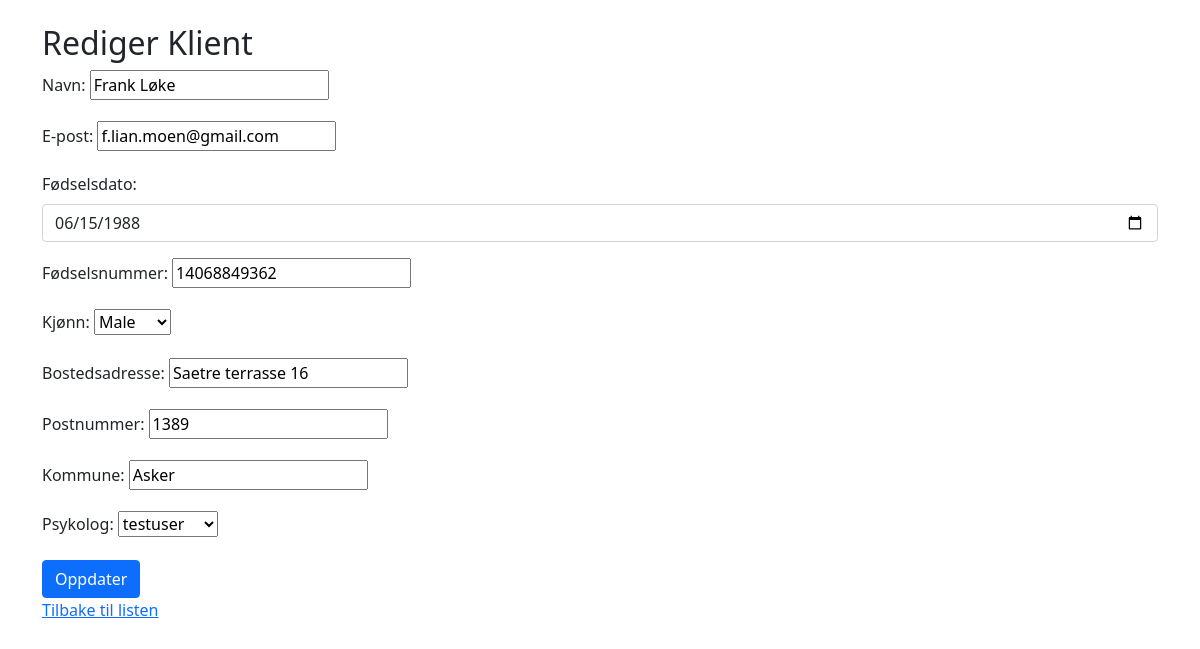
/journals/clients/6/edit/ (signed in), run on the app's committed database.
### journals/models.py (models this page shows)
class Client(models.Model):
    name = models.CharField(max_length=100)
    email = models.EmailField()
    psychologist = models.ForeignKey(User, on_delete=models.CASCADE)
    birth_date = models.DateField(null=True, blank=True)
    personal_number = models.CharField(max_length=11, null=True, blank=True)
    gender = models.CharField(max_length=10, choices=[('M', 'Male'), ('F', 'Female'), ('O', 'Other')], null=True, blank=True)
    address = models.CharField(max_length=255, null=True, blank=True)
    postal_code = models.CharField(max_length=10, null=True, blank=True)
    municipality = models.CharField(max_length=100, null=True, blank=True)

### journals/views.py (the view)
# urls.py: path('clients/<int:pk>/edit/', views.client_edit, name='client_edit'),
@login_required
def client_edit(request, pk):
    client = get_object_or_404(Client, pk=pk)
    if request.method == 'POST':
        form = ClientForm(request.POST, instance=client)
        if form.is_valid():
            form.save()
            return redirect('client_detail', pk=pk)
    else:
        form = ClientForm(instance=client)
    return render(request, 'journals/client_form.html', {'form': form})

### journals/forms.py
class ClientForm(forms.ModelForm):
    class Meta:
        model = Client
        fields = [
            'name', 'email', 'birth_date', 'personal_number', 'gender',
            'address', 'postal_code', 'municipality', 'psychologist'
        ]
        widgets = {
            'birth_date': forms.DateInput(attrs={'class': 'form-control', 'type': 'date'}),
        }

### journals/templates/journals/client_form.html (shortened to what this page needs)
{% load static %}
<!DOCTYPE html>
<html lang="no">
<head>
    <link href="https://cdn.jsdelivr.net/npm/bootstrap@5.1.3/dist/css/bootstrap.min.css" rel="stylesheet">
    <link rel="stylesheet" href="//code.jquery.com/ui/1.12.1/themes/base/jquery-ui.css">
</head>
<body>
    <div class="container mt-4">
        <h2>{% if form.instance.pk %}Rediger{% else %}Opprett{% endif %} Klient</h2>
        <form method="post" class="needs-validation" novalidate>
            <div class="mb-3">
                <label for="id_name" class="form-label">Navn:</label>
                {{ form.name }}
            </div>
            <div class="mb-3">
                <label for="id_email" class="form-label">E-post:</label>
                {{ form.email }}
            </div>
            <div class="mb-3">
                <label for="id_birth_date" class="form-label">Fødselsdato:</label>
                {{ form.birth_date }}
            </div>
            <div class="mb-3">
                <label for="id_ssn" class="form-label">Fødselsnummer:</label>
                {{ form.personal_number }}
            </div>
            <div class="mb-3">
                <label for="id_gender" class="form-label">Kjønn:</label>
                {{ form.gender }}
            </div>
            <div class="mb-3">
                <label for="id_address" class="form-label">Bostedsadresse:</label>
                {{ form.address }}
            </div>
            <div class="mb-3">
                <label for="id_zip_code" class="form-label">Postnummer:</label>
                {{ form.postal_code }}
            </div>
            <div class="mb-3">
                <label for="id_city" class="form-label">Kommune:</label>
                {{ form.municipality }}
            </div>
            <div class="mb-3">
                <label for="id_psychologist" class="form-label">Psykolog:</label>
                {{ form.psychologist }}
            </div>
            <button type="submit" class="btn btn-primary">{% if form.instance.pk %}Oppdater{% else %}Opprett{% endif %}</button>
        </form>
        <p><a href="{% url 'client_list' %}">Tilbake til listen</a></p>
    </div>
</body>
</html>

### data on the page
Client: name "Frank Løke", email "f.lian.moen@gmail.com", birth_date "06/15/1988", personal_number "14068849362", gender "Male", address "Saetre terrasse 16", postal_code "1389", municipality "Asker", psychologist "testuser"
